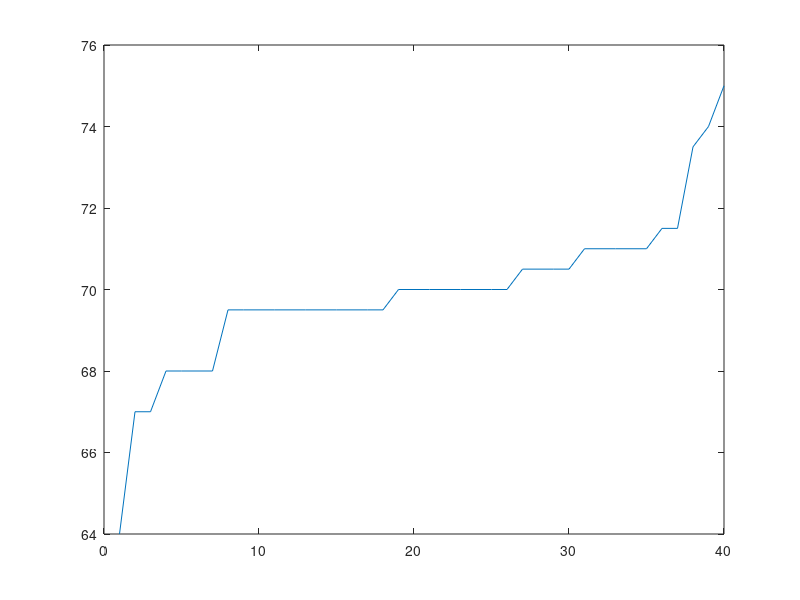

Reproduce this figure in MATLAB.
clc 
clear all
close all
x=[1 0 0 0 2 4 5 4 8 11 0 10 9 8 7 5 4 4 3 1 1 0 1];
h=[64:0.5:75];
sx=[0:0.1:20];
new=[];
for i=1:length(x)
    if x(i)>0
        yn=h(i)*ones(1,x(x(i)))
    else
        yn=[];
    end
    new=[new,yn]
end
plot(new)
